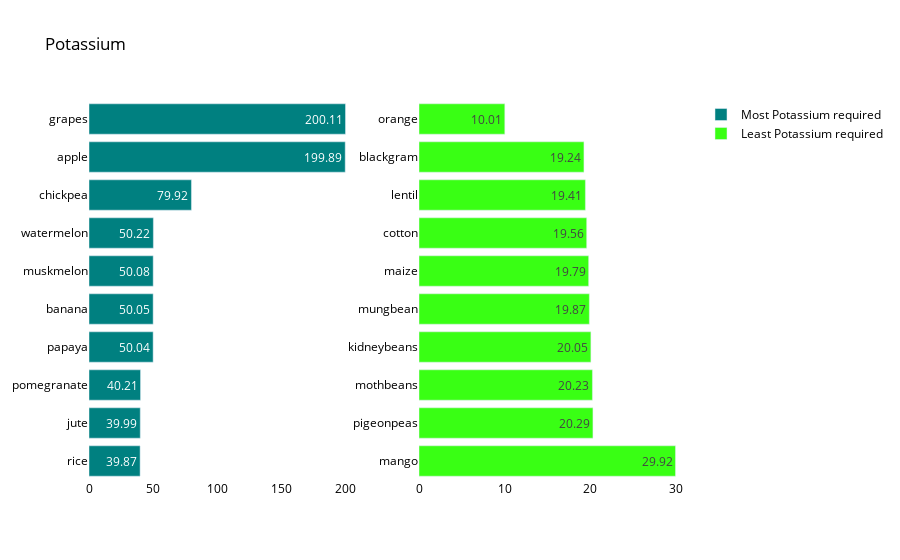

Notebook cell for this chart:
### Markdown cell above
**Potassium analysis**

### Code cell
Potassium=cropMeanValue.sort_values(by='K', ascending=False)
analyzeElements(Potassium, 'K', "Potassium")

### Figure 1 — Plotly figure (JSON) as saved in the notebook; plotly's stock layout.template omitted (floating-point values rounded to 4 significant figures)
{"data": [{"marker": {"color": "#008080"}, "name": "Most Potassium required", "orientation": "h", "text": [39.87, 39.99, 40.21, 50.04, 50.05, 50.08, 50.22, 79.92, 199.9, 200.1], "textposition": "inside", "texttemplate": "%{text}", "type": "bar", "x": [39.87, 39.99, 40.21, 50.04, 50.05, 50.08, 50.22, 79.92, 199.9, 200.1], "xaxis": "x", "y": ["rice", "jute", "pomegranate", "papaya", "banana", "muskmelon", "watermelon", "chickpea", "apple", "grapes"], "yaxis": "y"}, {"marker": {"color": "#39ff14"}, "name": "Least Potassium required", "orientation": "h", "text": [29.92, 20.29, 20.23, 20.05, 19.87, 19.79, 19.56, 19.41, 19.24, 10.01], "textposition": "inside", "texttemplate": "%{text}", "type": "bar", "x": [29.92, 20.29, 20.23, 20.05, 19.87, 19.79, 19.56, 19.41, 19.24, 10.01], "xaxis": "x2", "y": ["mango", "pigeonpeas", "mothbeans", "kidneybeans", "mungbean", "maize", "cotton", "lentil", "blackgram", "orange"], "yaxis": "y2"}], "layout": {"autosize": true, "font": {"color": "black", "size": 12}, "plot_bgcolor": "white", "title": {"text": "Potassium"}, "xaxis": {"anchor": "y", "autorange": true, "domain": [0, 0.45], "range": [0, 210.6], "showgrid": false, "type": "linear"}, "xaxis2": {"anchor": "y2", "autorange": true, "domain": [0.55, 1], "range": [0, 31.49], "showgrid": false, "type": "linear"}, "yaxis": {"anchor": "x", "autorange": true, "domain": [0, 1], "range": [-0.5, 9.5], "showgrid": false, "type": "category"}, "yaxis2": {"anchor": "x2", "autorange": true, "domain": [0, 1], "range": [-0.5, 9.5], "showgrid": false, "type": "category"}}}
